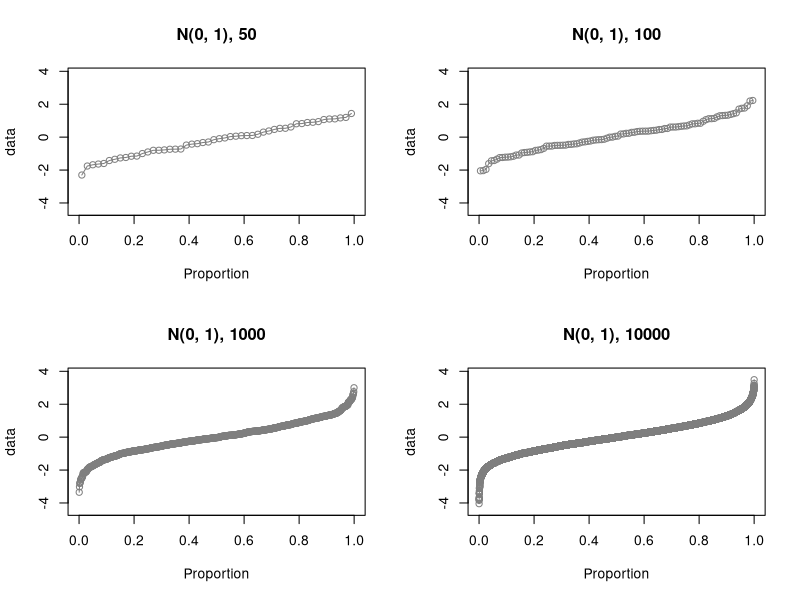
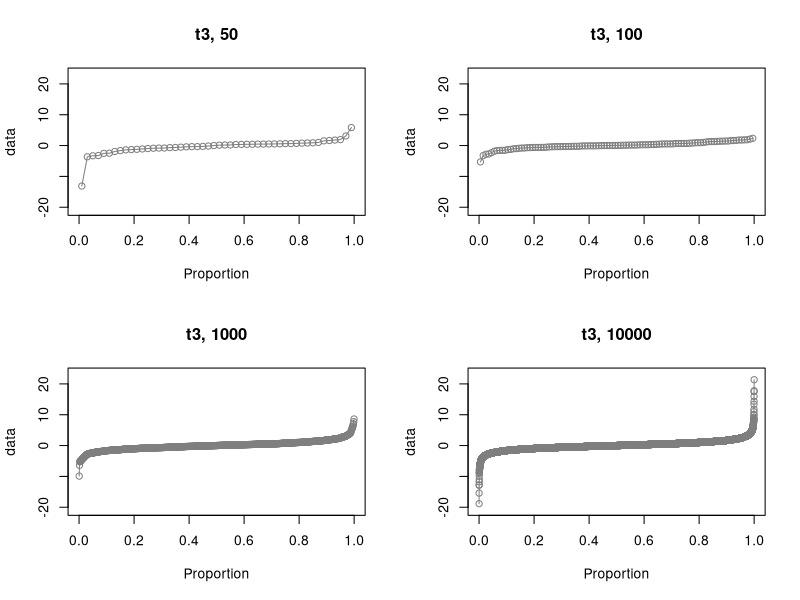
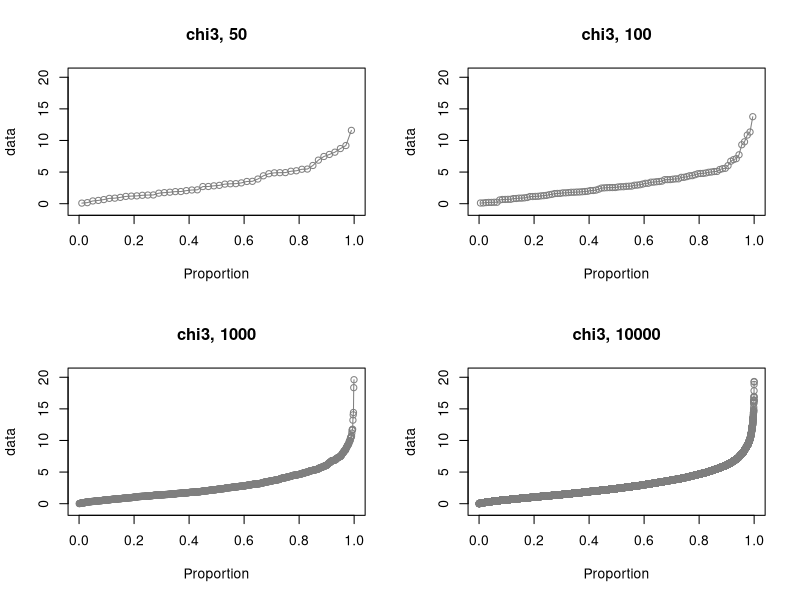
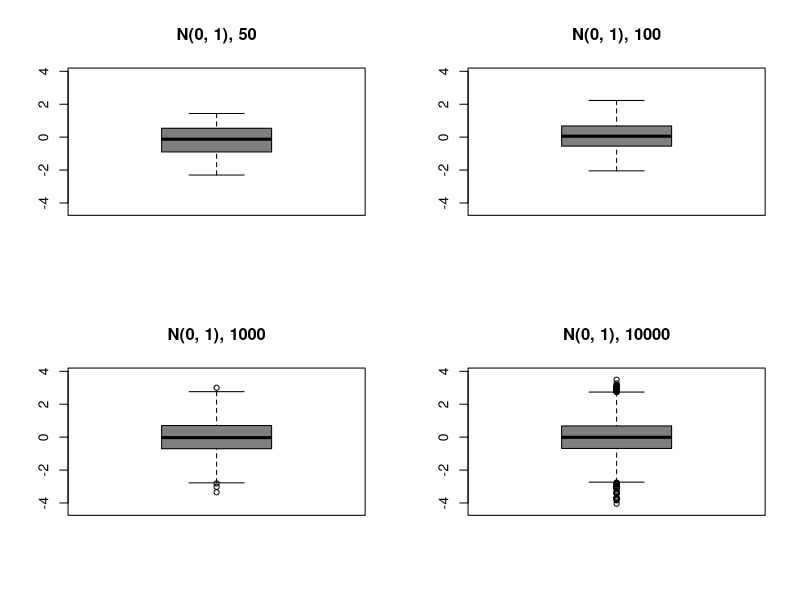
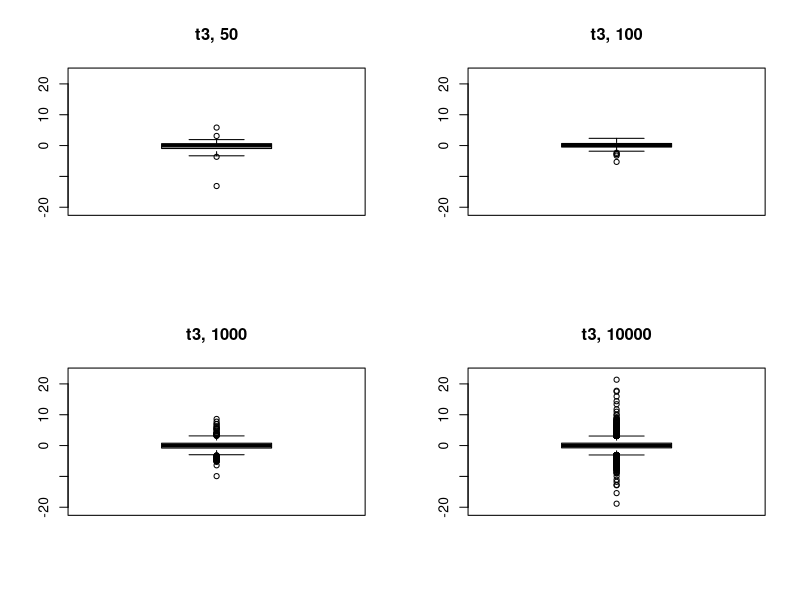
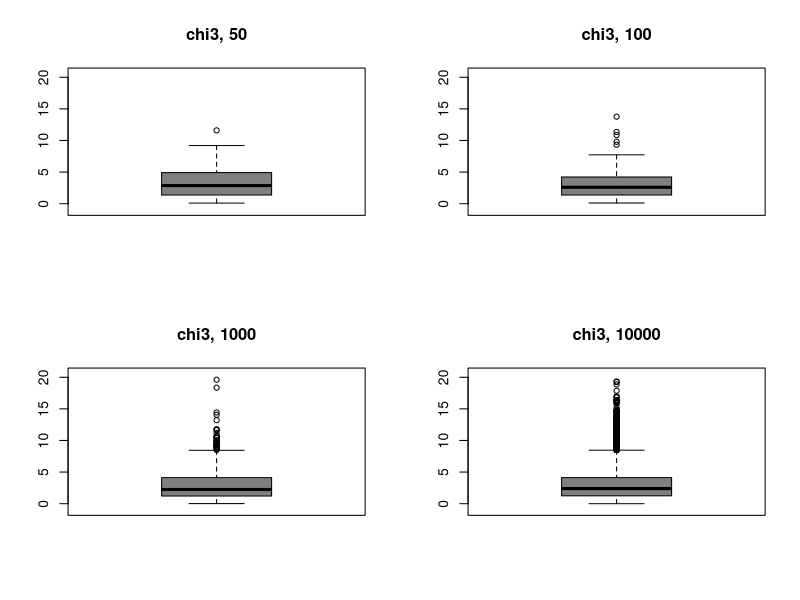
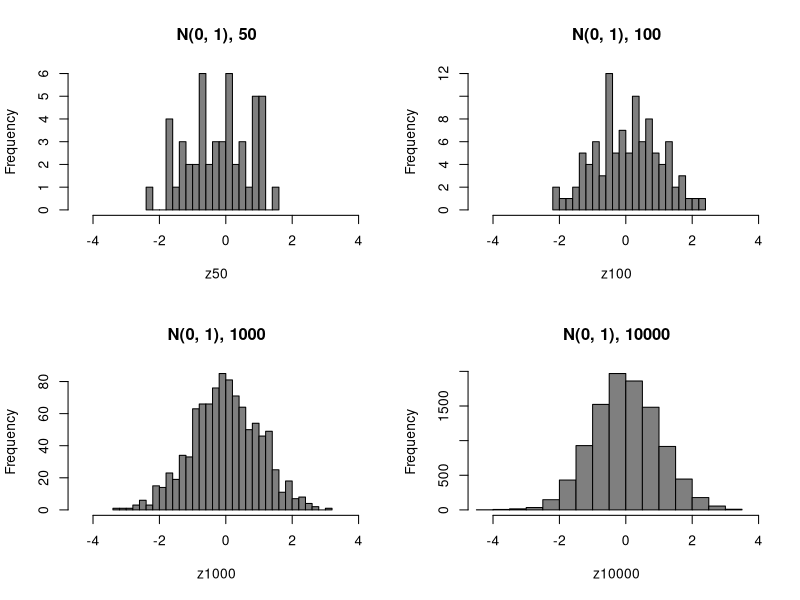
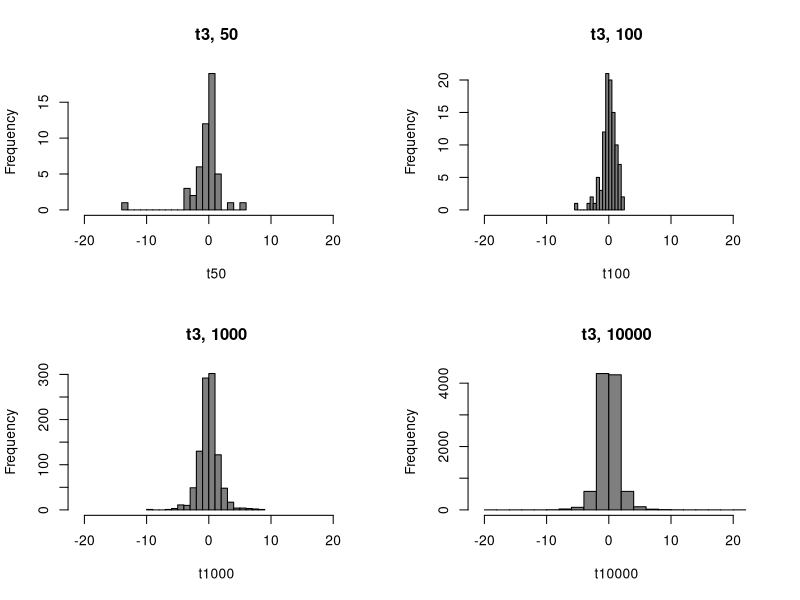

These figures' R source, in order:
## ---- chunk 1
knitr::opts_chunk$set(echo = TRUE)
## ---- chunk 2
    set.seed(314159)
    # The normal data
    z50 <- rnorm(50)
    z100 <- rnorm(100)
    z1000 <- rnorm(1000)
    z10000 <- rnorm(10000)
    zlims <- extendrange(c(z50, z100, z1000, z10000))
    
    # The student t (3) data
    t50 <- rt(50, df=3)
    t100 <- rt(100, df=3)
    t1000 <- rt(1000, df=3)
    t10000 <- rt(10000, df=3)
    tlims <- extendrange(c(t50, t100, t1000, t10000))
    
    # The Chi-squared (3) data
    c50 <- rchisq(50, df=3)
    c100 <- rchisq(100, df=3)
    c1000 <- rchisq(1000, df=3)
    c10000 <- rchisq(10000, df=3)
    clims <- extendrange(c(c50, c100, c1000, c10000))
    
## ---- chunk 3
savePar <- par(mfrow=c(2,2))
plot(x=ppoints(50), y=sort(z50), type='o', lwd=1, col='grey50',
     xlab='Proportion', ylab='data', xlim=c(0, 1), ylim=zlims,
     main='N(0, 1), 50')
plot(x=ppoints(100), y=sort(z100), type='o', lwd=1, col='grey50',
     xlab='Proportion', ylab='data', xlim=c(0, 1), ylim=zlims,
     main='N(0, 1), 100')
plot(x=ppoints(1000), y=sort(z1000), type='o', lwd=1, col='grey50',
     xlab='Proportion', ylab='data', xlim=c(0, 1), ylim=zlims,
     main='N(0, 1), 1000')
plot(x=ppoints(10000), y=sort(z10000), type='o', lwd=1, col='grey50',
     xlab='Proportion', ylab='data', xlim=c(0, 1), ylim=zlims,
     main='N(0, 1), 10000')
## ---- chunk 4
savePar <- par(mfrow=c(2,2))
plot(x=ppoints(50), y=sort(t50), type='o', lwd=1, col='grey50',
     xlab='Proportion', ylab='data', xlim=c(0, 1), ylim=tlims,
     main='t3, 50')
plot(x=ppoints(100), y=sort(t100), type='o', lwd=1, col='grey50',
     xlab='Proportion', ylab='data', xlim=c(0, 1), ylim=tlims,
     main='t3, 100')
plot(x=ppoints(1000), y=sort(t1000), type='o', lwd=1, col='grey50',
     xlab='Proportion', ylab='data', xlim=c(0, 1), ylim=tlims,
     main='t3, 1000')
plot(x=ppoints(10000), y=sort(t10000), type='o', lwd=1, col='grey50',
     xlab='Proportion', ylab='data', xlim=c(0, 1), ylim=tlims,
     main='t3, 10000')
## ---- chunk 5
savePar <- par(mfrow=c(2,2))
plot(x=ppoints(50), y=sort(c50), type='o', lwd=1, col='grey50',
     xlab='Proportion', ylab='data', xlim=c(0, 1), ylim=clims,
     main='chi3, 50')
plot(x=ppoints(100), y=sort(c100), type='o', lwd=1, col='grey50',
     xlab='Proportion', ylab='data', xlim=c(0, 1), ylim=clims,
     main='chi3, 100')
plot(x=ppoints(1000), y=sort(c1000), type='o', lwd=1, col='grey50',
     xlab='Proportion', ylab='data', xlim=c(0, 1), ylim=clims,
     main='chi3, 1000')
plot(x=ppoints(10000), y=sort(c10000), type='o', lwd=1, col='grey50',
     xlab='Proportion', ylab='data', xlim=c(0, 1), ylim=clims,
     main='chi3, 10000')
## ---- chunk 6
savePar <- par(mfrow=c(2,2))
boxplot(z50, ylim=zlims, col='grey50', main='N(0, 1), 50')
boxplot(z100, ylim=zlims, col='grey50', main='N(0, 1), 100')
boxplot(z1000, ylim=zlims, col='grey50', main='N(0, 1), 1000')
boxplot(z10000, ylim=zlims, col='grey50', main='N(0, 1), 10000')
## ---- chunk 7
savePar <- par(mfrow=c(2,2))
boxplot(t50, ylim=tlims, col='grey50', main='t3, 50')
boxplot(t100, ylim=tlims, col='grey50', main='t3, 100')
boxplot(t1000, ylim=tlims, col='grey50', main='t3, 1000')
boxplot(t10000, ylim=tlims, col='grey50', main='t3, 10000')
## ---- chunk 8
savePar <- par(mfrow=c(2,2))
boxplot(c50, ylim=clims, col='grey50', main='chi3, 50')
boxplot(c100, ylim=clims, col='grey50', main='chi3, 100')
boxplot(c1000, ylim=clims, col='grey50', main='chi3, 1000')
boxplot(c10000, ylim=clims, col='grey50', main='chi3, 10000')
## ---- chunk 9
savePar <- par(mfrow=c(2,2))
hist(z50, xlim=zlims, breaks = 25, col='grey50', 
     main='N(0, 1), 50')
hist(z100, xlim=zlims, breaks = 25, col='grey50', 
        main='N(0, 1), 100')
hist(z1000, xlim=zlims, breaks = 25, col='grey50', 
        main='N(0, 1), 1000')
hist(z10000, xlim=zlims, breaks = 25, col='grey50', 
        main='N(0, 1), 10000')
## ---- chunk 10
savePar <- par(mfrow=c(2,2))
hist(t50, xlim=tlims, breaks = 25, col='grey50', 
     main='t3, 50')
hist(t100, xlim=tlims, breaks = 25, col='grey50', 
        main='t3, 100')
hist(t1000, xlim=tlims, breaks = 25, col='grey50', 
        main='t3, 1000')
hist(t10000, xlim=tlims, breaks = 25, col='grey50', 
        main='t3, 10000')
## ---- chunk 11
savePar <- par(mfrow=c(2,2))
hist(c50, xlim=clims, breaks = 25, col='grey50', 
     main='chi3, 50')
hist(c100, xlim=clims, breaks = 25, col='grey50', 
        main='chi3, 100')
hist(c1000, xlim=clims, breaks = 25, col='grey50', 
        main='chi3, 1000')
hist(c10000, xlim=clims, breaks = 25, col='grey50', 
        main='chi3, 10000')
## ---- chunk 12
savePar <- par(mfrow=c(2,2))
plot(density(z50, bw='SJ'), col='grey50', 
     xlim=zlims, main='N(0,1),50')
plot(density(z100, bw='SJ'), col='grey50', 
     xlim=zlims, main='N(0,1),100')
plot(density(z1000, bw='SJ'), col='grey50', 
     xlim=zlims, main='N(0,1),1000')
plot(density(z10000, bw='SJ'), col='grey50', 
     xlim=zlims, main='N(0,1),10000')
## ---- chunk 13
savePar <- par(mfrow=c(2,2))
plot(density(t50, bw='SJ'), col='grey50', 
     xlim=tlims, main='t3,50')
plot(density(t100, bw='SJ'), col='grey50', 
     xlim=tlims, main='t3,100')
plot(density(t1000, bw='SJ'), col='grey50', 
     xlim=tlims, main='t3,1000')
plot(density(t10000, bw='SJ'), col='grey50', 
     xlim=tlims, main='t3,10000')
## ---- chunk 14
savePar <- par(mfrow=c(2,2))
plot(density(c50, bw='SJ'), col='grey50', 
     xlim=clims, main='chi3,50')
plot(density(c100, bw='SJ'), col='grey50', 
     xlim=clims, main='chi3,100')
plot(density(c1000, bw='SJ'), col='grey50', 
     xlim=clims, main='chi3,1000')
plot(density(c10000, bw='SJ'), col='grey50', 
     xlim=clims, main='chi3,10000')
